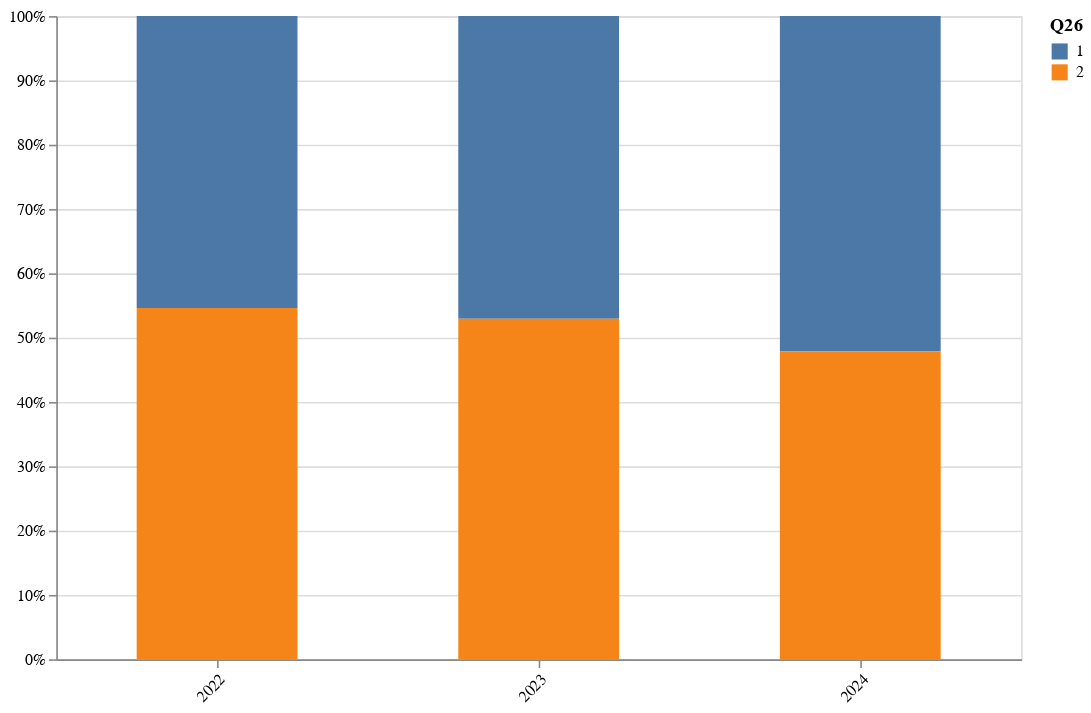

Notebook code for this chart:
### Code cell
# 
# 라. KIOST에 대한 인식
# 
print("KIOST의 연구부정행위 제보 방법 인식 여부")

df = pl.read_csv("data/4_KIOST_research_ethics_system.csv")

title ="Q26"
importance = [1, 2]

# 1) counting
_2022 = pl.DataFrame({
    title: importance,
    "2022": [74, 89],
})

_2023 = pl.DataFrame({
    title: importance,
    "2023": [80, 90],
})

_2024 = df.group_by(title).len().sort(title)

data = get(title, _2022, _2023, importance)
draw_graph(data, title, "KIOST의 연구부정행위 제보 방법 인식 여부")

### Figure 1 — Vega-Lite specification as saved in the notebook (floating-point values rounded to 4 significant figures)
{"config": {"view": {"continuousWidth": 300, "continuousHeight": 300}}, "data": {"name": "data-a1aaffc5bf5246378b1053370ca9a199"}, "mark": {"type": "bar", "size": 100}, "encoding": {"color": {"field": "Q26", "title": "Q26", "type": "nominal"}, "tooltip": [{"field": "Q26", "type": "quantitative"}, {"field": "Year", "type": "nominal"}, {"field": "Count", "type": "quantitative"}], "x": {"axis": {"labelAngle": -45}, "field": "Year", "title": null, "type": "ordinal"}, "y": {"field": "Count", "stack": "normalize", "title": null, "type": "quantitative"}}, "height": 400, "width": 600, "$schema": "https://vega.github.io/schema/vega-lite/v5.20.1.json", "datasets": {"data-a1aaffc5bf5246378b1053370ca9a199": [{"Q26": 1, "Year": "2022", "Count": 74}, {"Q26": 2, "Year": "2022", "Count": 89}, {"Q26": 1, "Year": "2023", "Count": 80}, {"Q26": 2, "Year": "2023", "Count": 90}, {"Q26": 1, "Year": "2024", "Count": 87}, {"Q26": 2, "Year": "2024", "Count": 80}]}}
